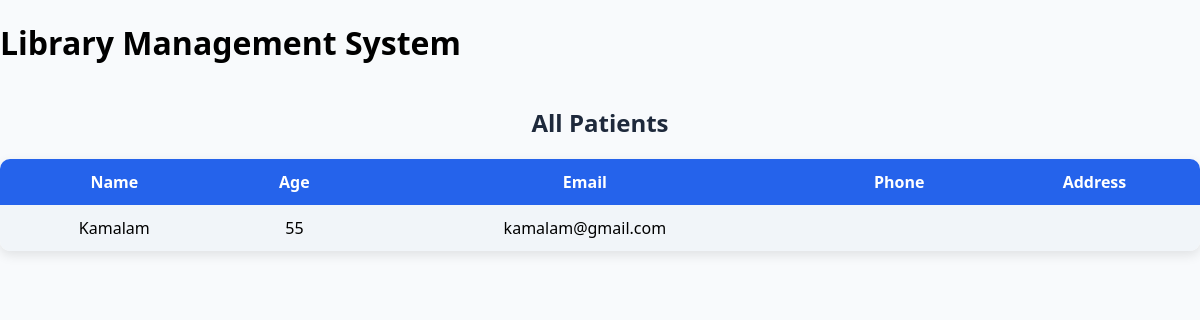
The page /view-patients/ on the database as committed earlier.
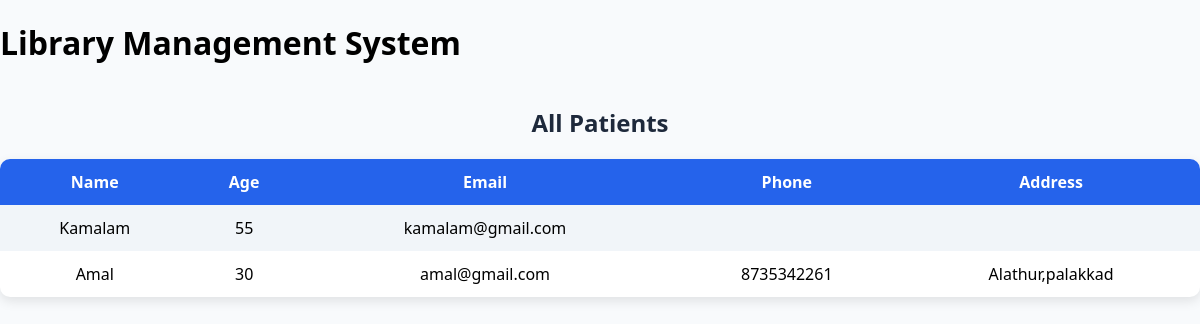
The same page on the database as committed later.
### hospital/models.py (models this page shows, shortened)
class Patient(models.Model):
    name = models.CharField(max_length=100)
    age = models.IntegerField()
    email = models.EmailField(unique=True)
    phone = models.CharField(max_length=15)
    address = models.TextField()

### hospital/views.py (the view)
# urls.py: path('view-patients/',views.view_patients,name='view_patients'),
def view_patients(request):
    patients = Patient.objects.all()
    return render(request, 'view_patients.html', {'patients': patients})

### hospital/templates/view_patients.html
{% extends 'base.html' %}
{% block content %}
<h2 class="page-title">All Patients</h2>
<table>
<tr>
    <th>Name</th>
    <th>Age</th>
    <th>Email</th>
    <th>Phone</th>
    <th>Address</th>
</tr>
{% for patient in patients %}
<tr>
    <td>{{ patient.name }}</td>
    <td>{{ patient.age }}</td>
    <td>{{ patient.email }}</td>
    <td>{{ patient.phone }}</td>
    <td>{{ patient.address }}</td>
</tr>
{% empty %}
<tr>
    <td colspan="5">No Patients Found</td>
</tr>
{% endfor %}
</table>
{% endblock %}

Rows that differ between the two databases and show on the page:
added Patient: name "Amal", age "30", email "amal@gmail.com", phone "8735342261", address "Alathur,palakkad"
